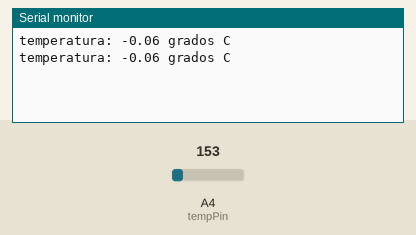
The sketch below on a simulated Arduino Uno, built with avr-gcc and run on an emulated ATmega328P. On the bench: the last lines printed to the serial monitor. The test bench sets the inputs (shaded band); at power-on: A4 (tempPin) = 153.

Above: at 1.8 s.
1.9 s: A4 (tempPin) set to 165
At 2.8 s:
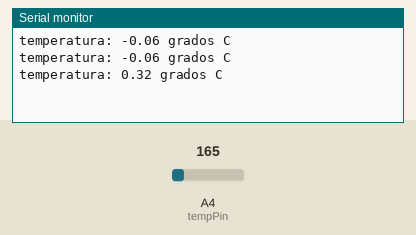
3.4 s: A4 (tempPin) set to 175
At 4.4 s:
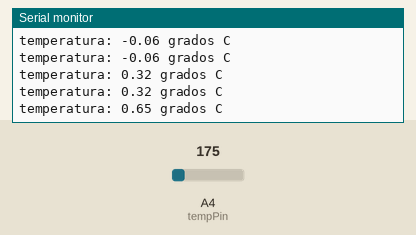
Timing chart, 0 to 6.4 s (numbered marks = the images above; inputs shaded):
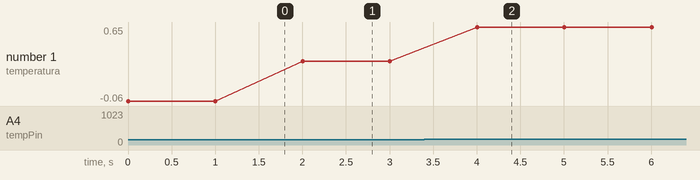

Measured:
- after the input at 1.9 s, the serial monitor: prints a new line after 0.10 s (image 1)
- after the input at 3.4 s, the serial monitor: prints a new line after 0.60 s (image 2)
- plotted number 1: -0.06 → 0.32 after the input at 1.9 s, 0.32 → 0.65 after the input at 3.4 s

The sketch:

3.6.1.TMP36.ino
```cpp
const int tempPin = 4;     //Pin del sensor TMP36

void setup(){
  Serial.begin(115200);
}
void loop(){
  int tempVal = analogRead(tempPin);
  float volts = tempVal/1023.0;        // normalizamos a 0-1.0
  float temp = volts*33-5;             // aplicamos la formula del fabricante
  Serial.print("temperatura: ");
  Serial.print(temp);
  Serial.println (" grados C");
  delay(1000);
}
```
